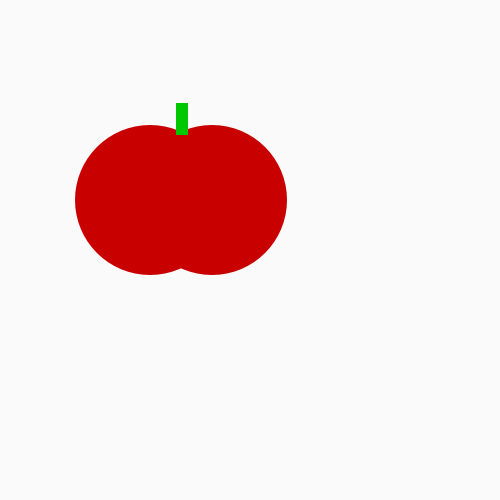
Frame 1 (no input)
Frame 60 (the mouse pressed at the canvas centre just before this capture): identical to frame 1, image omitted
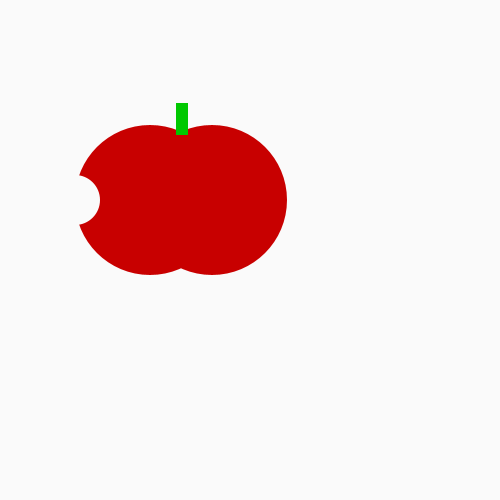
Frame 120 (the mouse held since frame 60 and released just before this capture)

The Processing sketch that drew these frames (run headless with seeded random() and noise(); from frame 60 on, the mouse is pressed at the canvas centre):

// Processing sketch: Tomato
// ── Tomato.pde
void setup() {
  size(500, 500);
 
}
void draw() {
  background (250, 250, 250);
  noStroke();
  fill(200, 0, 0);
  ellipse(150, 200, 150, 150); 
  fill(200, 0, 0);
    ellipse(212, 200, 150, 150);
    fill(0, 200, 0);
    rect(176, 103, 12, 32);
    if (mousePressed) {
      fill(250, 250, 250);
      ellipse(75, 200, 50, 50);
    }
}
